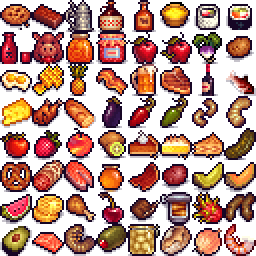
#> input picture assets/items/food_sheet.png, 128 x 128 px, found by its file name (shown 2 times larger)
$ python number_sprites.py
#> lines starting #> are read from the running program, lines starting #| are printed output that depends on the picture
import os
from PIL import Image, ImageDraw, ImageFont

def label_sprite_sheet(image_path, sprite_w=16, sprite_h=16, cols=8, rows=8):
#> called with image_path = 'food_sheet.png', sprite_w = 16, sprite_h = 16, cols = 8, rows = 8
    if not os.path.exists(image_path):
        print(f"Error: Could not find the file '{image_path}'")
        return

    # Load the original image
    img = Image.open(image_path).convert("RGBA")
#> img is the input picture: PIL image 128x128 RGBA; mean R, G, B, A 82, 44.3, 33.6, 147.6

    # Scale the image up (e.g., 4x) so the numbers are actually readable!
    # A 16x16 block is too small to draw "63" clearly.
    scale = 4
    scaled_w = img.width * scale
#> scaled_w = 512
    scaled_h = img.height * scale
#> scaled_h = 512

    # Resampling with NEAREST keeps your beautiful pixel art perfectly crisp
    img_scaled = img.resize((scaled_w, scaled_h), Image.Resampling.NEAREST)
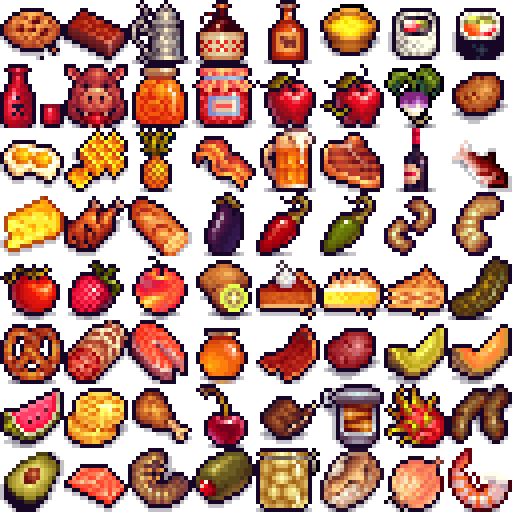
#> img_scaled: PIL image 512x512 RGBA; mean R, G, B, A 82, 44.3, 33.6, 147.6; transparent parts drawn white
    draw = ImageDraw.Draw(img_scaled)

    # Use a default basic font
    try:
        # Tries to find a clean system font if possible, falls back to default
        font = ImageFont.load_default()
    except IOError:
        font = ImageFont.load_default()

    scaled_sprite_w = sprite_w * scale
    scaled_sprite_h = sprite_h * scale

    for row in range(rows):
        for col in range(cols):
            # Calculate the sequential frame index (0-63)
            frame_idx = row * cols + col

            # Find the top-left coordinate of this sprite block on the scaled sheet
            x = col * scaled_sprite_w
            y = row * scaled_sprite_h

            # Draw a subtle background outline box behind the text to make it readable
            draw.rectangle([x + 2, y + 2, x + 22, y + 15], fill=(0, 0, 0, 180))

            # Write the frame ID number onto the sprite corner (in bright yellow)
            draw.text((x + 4, y + 2), str(frame_idx), fill=(255, 215, 0, 255), font=font)

    # Save the reference map sheet
    output_path = "food_sheet_numbered.png"
    img_scaled.save(output_path)
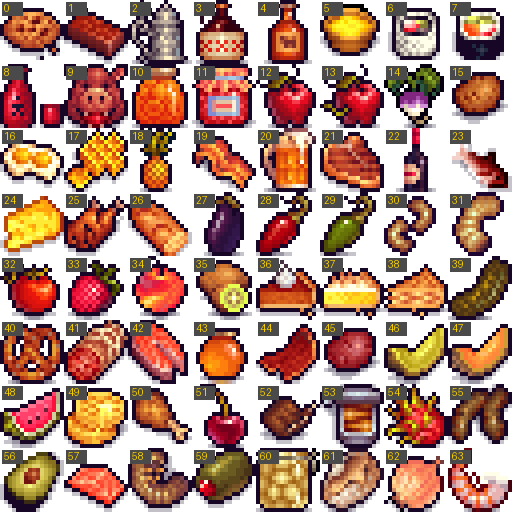
#> saved as food_sheet_numbered.png: PIL image 512x512 RGBA; mean R, G, B, A 81.7, 44.7, 32.7, 156.3; transparent parts drawn white
    print(f"Success! Numbered asset map saved as: '{output_path}'")

# Run the script
if __name__ == "__main__":
    # Change 'food_sheet.png' if your asset file has a different name or path locally
    label_sprite_sheet("food_sheet.png")
